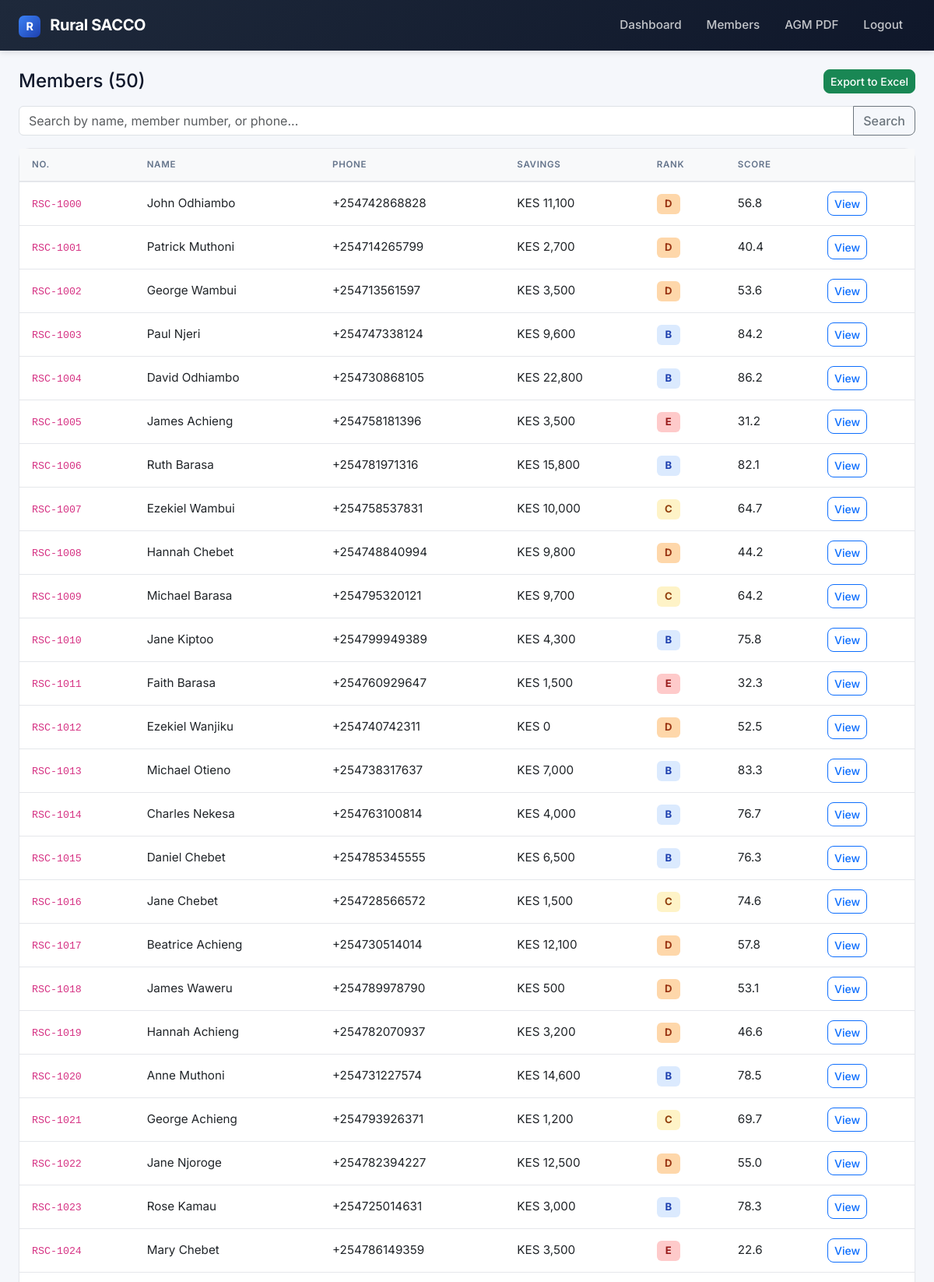
Screenshot of /members/ (signed in, upper part) with the database file from the repository.
### app/models/member.py (models this page shows)
class Member(db.Model):
    __tablename__ = "members"
    id = db.Column(db.Integer, primary_key=True)
    member_number = db.Column(db.String(20), unique=True, nullable=False, index=True)
    full_name = db.Column(db.String(120), nullable=False)
    phone = db.Column(db.String(20), unique=True, nullable=False, index=True)
    national_id = db.Column(db.String(20), unique=True)
    join_date = db.Column(db.Date, default=datetime.utcnow)
    status = db.Column(db.String(20), default="active")
    savings_balance = db.Column(db.Numeric(12, 2), default=0)
    shares = db.Column(db.Integer, default=0)
    trust_score = db.Column(db.Float, default=50.0)
    default_rank = db.Column(db.String(1), default="C")
    language_preference = db.Column(db.String(5), default="sw")
    consent_given = db.Column(db.Boolean, default=False)
    created_at = db.Column(db.DateTime, default=datetime.utcnow)
    updated_at = db.Column(db.DateTime, default=datetime.utcnow, onupdate=datetime.utcnow)

### app/routes/members.py (the view)
@members_bp.route("/")
@login_required
def list_members():
    q = request.args.get("q", "").strip()
    query = Member.query
    if q:
        query = query.filter(db.or_(
            Member.full_name.ilike(f"%{q}%"),
            Member.member_number.ilike(f"%{q}%"),
            Member.phone.ilike(f"%{q}%"),
        ))
    members = query.order_by(Member.member_number).all()
    return render_template("members/list.html", members=members, q=q)

### app/services/auth.py (called while the page is built)
def login_required(f):
    @wraps(f)
    def wrapped(*args, **kwargs):
        if not session.get("user_id"):
            flash("Please log in first.", "warning")
            return redirect(url_for("auth.login"))
        return f(*args, **kwargs)
    return wrapped

### app/templates/members/list.html (shortened to what this page needs)
{% extends "base.html" %}
{% block content %}
<div class="d-flex justify-content-between align-items-center mb-3">
    <h4 class="mb-0">Members ({{ members|length }})</h4>
    <a href="{{ url_for('members.export_xlsx') }}" class="btn btn-success btn-sm">Export to Excel</a>
</div>
<form class="mb-3" method="get">
    <div class="input-group">
        <input type="text" name="q" value="{{ q }}" class="form-control" placeholder="Search by name, member number, or phone...">
        <button class="btn btn-outline-secondary" type="submit">Search</button>
    </div>
</form>
<div class="card">
    <div class="table-responsive">
        <table class="table table-hover mb-0">
            <thead class="table-light">
                <tr><th>No.</th><th>Name</th><th>Phone</th><th>Savings</th><th>Rank</th><th>Score</th><th></th></tr>
            </thead>
            <tbody>
                {% for m in members %}
                <tr>
                    <td><code>{{ m.member_number }}</code></td>
                    <td>{{ m.full_name }}</td>
                    <td>{{ m.phone }}</td>
                    <td>KES {{ '{:,.0f}'.format(m.savings_balance|float) }}</td>
                    <td><span class="rank-badge rank-{{ m.default_rank }}">{{ m.default_rank }}</span></td>
                    <td>{{ '%.1f'|format(m.trust_score) }}</td>
                    <td><a href="{{ url_for('members.detail', member_id=m.id) }}" class="btn btn-sm btn-outline-primary">View</a></td>
                </tr>
                {% else %}
                <tr><td colspan="7" class="text-center text-muted py-4">No members found. Run <code>flask seed</code>.</td></tr>
                {% endfor %}
            </tbody>
        </table>
    </div>
</div>
{% endblock %}

### app/static/css/app.css (style rules this page uses)
:root { --bg: #f5f7fb; --surface: #ffffff; --text: #0f172a; --muted: #64748b; --border: #e5e7eb; --primary: #3b82f6; --success: #10b981; --warning: #f59e0b; --danger: #ef4444; --radius: 14px; --shadow-sm: 0 1px 2px rgba(15,23,42,0.04); --shadow: 0 4px 12px rgba(15,23,42,0.06); }
body { background: var(--bg); font-family: 'Inter', -apple-system, sans-serif; color: var(--text); font-size: 0.95rem; }
.card { border: 1px solid var(--border); border-radius: var(--radius); box-shadow: var(--shadow-sm); background: var(--surface); }
.rank-badge { display: inline-flex; align-items: center; justify-content: center; min-width: 30px; height: 26px; padding: 0 9px; border-radius: 6px; font-weight: 700; font-size: 0.82rem; }
.rank-B { background: #dbeafe; color: #1e40af; }
.rank-C { background: #fef3c7; color: #92400e; }
.rank-D { background: #fed7aa; color: #9a3412; }
.rank-E { background: #fecaca; color: #991b1b; }
.table thead th { font-size: 0.72rem; text-transform: uppercase; letter-spacing: 0.06em; font-weight: 600; color: var(--muted); border-bottom: 2px solid var(--border) !important; padding: 0.75rem 1rem; }
.table tbody td { padding: 0.75rem 1rem; vertical-align: middle; border-color: var(--border); }
.btn { border-radius: 8px; font-weight: 500; }

### rows the page displays
Member: member_number "RSC-1000", full_name "John Odhiambo", phone "+254742868828", savings_balance "11,100", default_rank "D", trust_score "56.8"
Member: member_number "RSC-1001", full_name "Patrick Muthoni", phone "+254714265799", savings_balance "2,700", default_rank "D", trust_score "40.4"
Member: member_number "RSC-1002", full_name "George Wambui", phone "+254713561597", savings_balance "3,500", default_rank "D", trust_score "53.6"
Member: member_number "RSC-1003", full_name "Paul Njeri", phone "+254747338124", savings_balance "9,600", default_rank "B", trust_score "84.2"
Member: member_number "RSC-1004", full_name "David Odhiambo", phone "+254730868105", savings_balance "22,800", default_rank "B", trust_score "86.2"
Member: member_number "RSC-1005", full_name "James Achieng", phone "+254758181396", savings_balance "3,500", default_rank "E", trust_score "31.2"
Member: member_number "RSC-1006", full_name "Ruth Barasa", phone "+254781971316", savings_balance "15,800", default_rank "B", trust_score "82.1"
Member: member_number "RSC-1007", full_name "Ezekiel Wambui", phone "+254758537831", savings_balance "10,000", default_rank "C", trust_score "64.7"
Member: member_number "RSC-1008", full_name "Hannah Chebet", phone "+254748840994", savings_balance "9,800", default_rank "D", trust_score "44.2"
Member: member_number "RSC-1009", full_name "Michael Barasa", phone "+254795320121", savings_balance "9,700", default_rank "C", trust_score "64.2"
Member: member_number "RSC-1010", full_name "Jane Kiptoo", phone "+254799949389", savings_balance "4,300", default_rank "B", trust_score "75.8"
Member: member_number "RSC-1011", full_name "Faith Barasa", phone "+254760929647", savings_balance "1,500", default_rank "E", trust_score "32.3"
Member: member_number "RSC-1012", full_name "Ezekiel Wanjiku", phone "+254740742311", savings_balance "0", default_rank "D", trust_score "52.5"
Member: member_number "RSC-1013", full_name "Michael Otieno", phone "+254738317637", savings_balance "7,000", default_rank "B", trust_score "83.3"
Member: member_number "RSC-1014", full_name "Charles Nekesa", phone "+254763100814", savings_balance "4,000", default_rank "B", trust_score "76.7"
Member: member_number "RSC-1015", full_name "Daniel Chebet", phone "+254785345555", savings_balance "6,500", default_rank "B", trust_score "76.3"
Member: member_number "RSC-1016", full_name "Jane Chebet", phone "+254728566572", savings_balance "1,500", default_rank "C", trust_score "74.6"
Member: member_number "RSC-1017", full_name "Beatrice Achieng", phone "+254730514014", savings_balance "12,100", default_rank "D", trust_score "57.8"
Member: member_number "RSC-1018", full_name "James Waweru", phone "+254789978790", savings_balance "500", default_rank "D", trust_score "53.1"
Member: member_number "RSC-1019", full_name "Hannah Achieng", phone "+254782070937", savings_balance "3,200", default_rank "D", trust_score "46.6"
Member: member_number "RSC-1020", full_name "Anne Muthoni", phone "+254731227574", savings_balance "14,600", default_rank "B", trust_score "78.5"
Member: member_number "RSC-1021", full_name "George Achieng", phone "+254793926371", savings_balance "1,200", default_rank "C", trust_score "69.7"
Member: member_number "RSC-1022", full_name "Jane Njoroge", phone "+254782394227", savings_balance "12,500", default_rank "D", trust_score "55.0"
Member: member_number "RSC-1023", full_name "Rose Kamau", phone "+254725014631", savings_balance "3,000", default_rank "B", trust_score "78.3"
Member: member_number "RSC-1024", full_name "Mary Chebet", phone "+254786149359", savings_balance "3,500", default_rank "E", trust_score "22.6"

### other values shown
{{ members|length }} "50"
